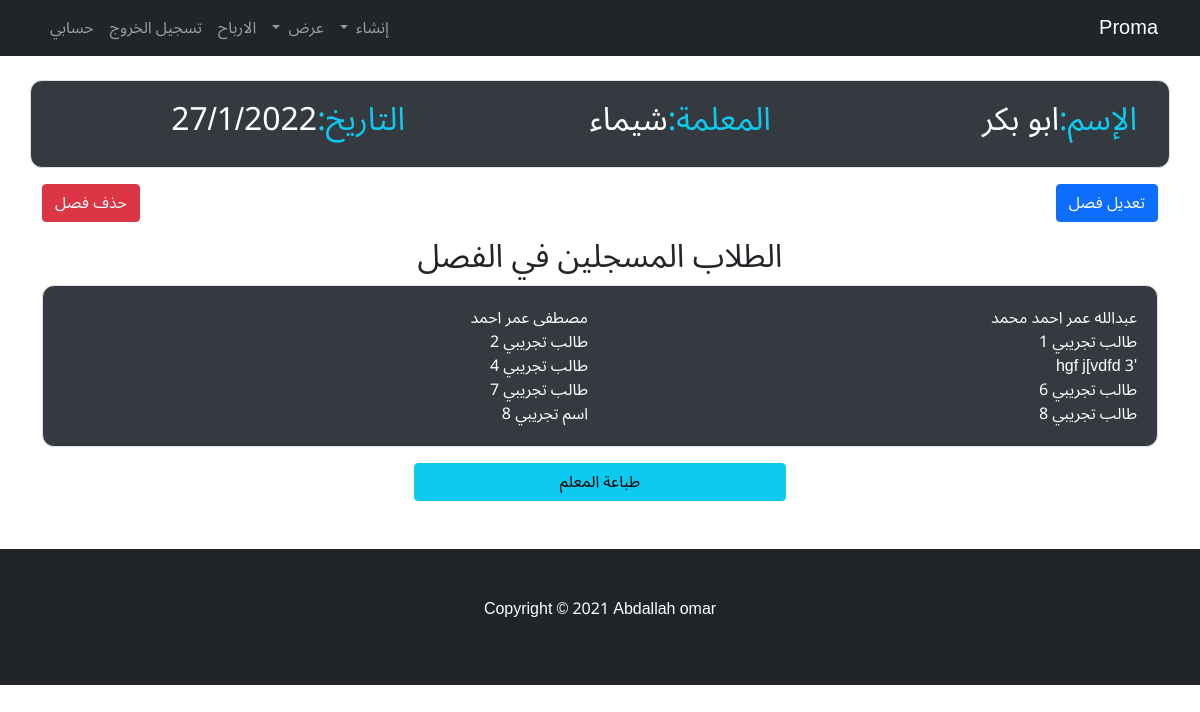
Before: /class/9 (signed in) with the older database file.
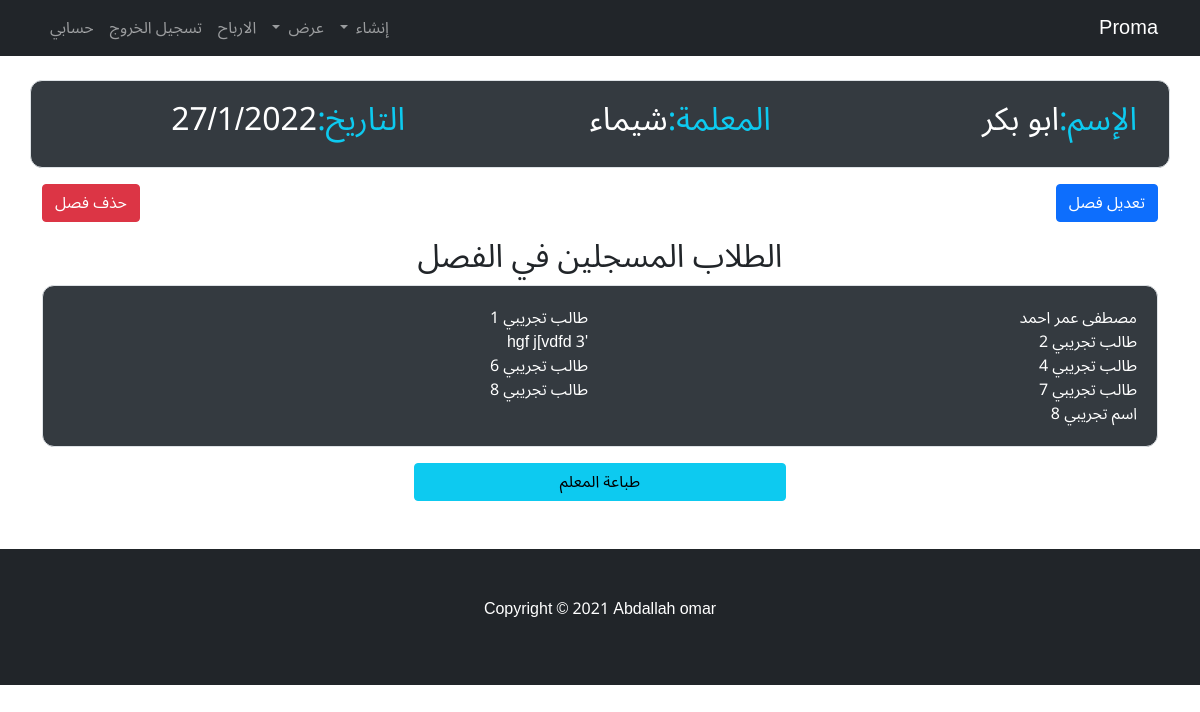
After: the same page with the newer database file.
### home_app/models.py (models this page shows, shortened)
class classes(models.Model):
    user = models.ForeignKey(User, verbose_name=("المستخدم"), on_delete=models.CASCADE)
    name = models.CharField(max_length=50, verbose_name="اسم الفصل")
    techer = models.ForeignKey("techers", verbose_name=("المعلمة"), on_delete=models.PROTECT)
    date = models.DateTimeField(auto_now=True, verbose_name="التاريخ")
    add_date = models.DateField(auto_now=False, auto_now_add=False, verbose_name="التاريخ",null=True,blank=True)
    def __str__(self):
        return self.name

class techers(models.Model):
    user = models.ForeignKey(User, verbose_name=("المستخدم"), on_delete=models.CASCADE)
    name = models.CharField(max_length=50, verbose_name="الاسم")
    age = models.IntegerField(verbose_name="السن")
    qualification = models.CharField(max_length=50, verbose_name="المؤهل")
    number_kawme = models.IntegerField(verbose_name="الرقم القومي")
    Salary = models.IntegerField(verbose_name="المرتب الشهري")
    number_phone = models.IntegerField(verbose_name="رقم هاتف المعلمة")
    rateb = models.IntegerField(verbose_name="الراتب السنوي", null=True ,blank=True)
    date = models.DateTimeField(auto_now=True, verbose_name="التاريخ")
    add_date = models.DateField(auto_now=False, auto_now_add=False, verbose_name="التاريخ",null=True,blank=True)
    def __str__(self):
        return self.name
    class Meta:
        verbose_name_plural = 'techers'

class boy(models.Model):
    user = models.ForeignKey(User, verbose_name=("المستخدم"), on_delete=models.CASCADE)
    name = models.CharField(max_length=50, verbose_name="الاسم")
    age = models.IntegerField(verbose_name="السن")
    boy_class = models.ForeignKey("classes", verbose_name=("الفصل"), on_delete=models.PROTECT)
    number_kawme = models.IntegerField(verbose_name="الرقم القومي")
    number_phone = models.IntegerField(verbose_name="رقم الوالد او الوالدة")
    image = models.ImageField(upload_to="boys_images/", verbose_name="صورة الطفل", blank=True, null=True)
    paid = models.IntegerField(verbose_name='المبلغ المدفوع')
    date = models.DateTimeField(auto_now=True, verbose_name="التاريخ")
    add_date = models.DateField(auto_now=False,auto_now_add=False,verbose_name="التاريخ",null=True,blank=True)

### home_app/views.py (the view)
# urls.py: path('class/<int:id>', class_detail, name="class_detail"),
@login_required
def class_detail(request, id):
    class_detail = classes.objects.filter(id=id, user=request.user)
    boys = boy.objects.filter(user=request.user)
    return render(request, 'project/class_detail.html', context={'class':class_detail, 'boy':boy.objects.filter(boy_class=id,user=request.user)})

### home_app/templates/project/class_detail.html (shortened to what this page needs)
{% extends 'base.html' %}
{% block body %}
<div class="container mt-4">
    {% for class in class %}
    <div class="row border">
        <h2 class="col-sm-12 col-xs-12 col-md-6 col-lg-6 col-xl-4"><span class="text-info">الإسم:</span>{{class}}</h2>
        <h2 class="col-sm-12 col-xs-12 col-md-6 col-lg-6 col-xl-4"><span class="text-info">المعلمة:</span>{{class.techer}}</h2>
        <h2 class="col-sm-12 col-xs-12 col-md-6 col-lg-6 col-xl-4"><span class="text-info">التاريخ:</span>{{class.date|date:"j/n/Y"}}</h2>
    </div>
    <div class="row mt-3 mb-3">
        <div class="col-6"><a href="{% url 'app:class_edit'  class.id %}" class="btn btn-primary">تعديل فصل</a></div>
        <div class="col-6 text-end align-self-end"><a href="{% url 'app:delete_class'  class.id %}" class="btn btn-danger">حذف فصل</a></div>
    </div>
    {% endfor %}
   <center><h2>الطلاب المسجلين في الفصل</h2></center>
   <div class="border">
       <div class="row">
    {% for boy in boy %}
        <div class="col-lg-6 col-xl-6 col-md-6 col-xs-12">{{boy.name}}</div>
    {% endfor %}
    </div>
    </div>
    <div class="row mt-3">
        <div class="col text-center">
          <button onclick="window.print();" class="btn btn-info col-4">طباعة المعلم</button>
        </div>
    </div>
</div>
{% endblock %}

Changed rows visible on the page:
removed boy: name "عبدالله عمر احمد محمد"
